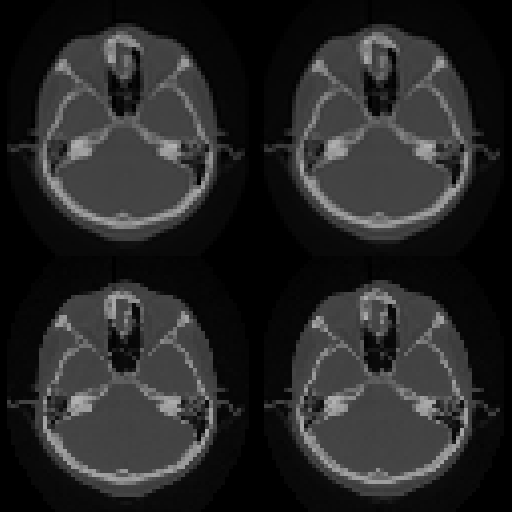

Recreate this plot in Python.
#!/usr/bin/env python

# Test vtkImageResize with border on/off and interpolation on/off in four viewports.

# Factory overrides
import vtkmodules.vtkInteractionStyle  # noqa: F401
import vtkmodules.vtkRenderingFreeType  # noqa: F401
import vtkmodules.vtkRenderingOpenGL2  # noqa: F401

import os

from vtkmodules.vtkIOImage import vtkPNGReader
from vtkmodules.vtkImagingCore import vtkImageResize
from vtkmodules.vtkRenderingCore import (
    vtkImageSlice,
    vtkImageSliceMapper,
    vtkRenderWindow,
    vtkRenderWindowInteractor,
    vtkRenderer,
)

# Read image
reader = vtkPNGReader()
data_dir = os.environ.get("VPE_DATA_DIR", os.path.dirname(os.path.abspath(__file__)))

reader.SetFileName(os.path.join(data_dir, "fullhead15.png"))

color_range = [0, 4095]

# Viewport 0 (lower-left): border off, interpolate off
resize_0 = vtkImageResize()
resize_0.SetInputConnection(reader.GetOutputPort())
resize_0.SetOutputDimensions(64, 64, 1)
resize_0.BorderOff()
resize_0.InterpolateOff()

image_mapper_0 = vtkImageSliceMapper()
image_mapper_0.SetInputConnection(resize_0.GetOutputPort())
image_mapper_0.BorderOn()

image_slice_0 = vtkImageSlice()
image_slice_0.SetMapper(image_mapper_0)
image_slice_0.GetProperty().SetColorWindow(color_range[1] - color_range[0])
image_slice_0.GetProperty().SetColorLevel(0.5 * (color_range[0] + color_range[1]))
image_slice_0.GetProperty().SetInterpolationTypeToNearest()

renderer_0 = vtkRenderer()
renderer_0.AddViewProp(image_slice_0)
renderer_0.SetBackground(0.0, 0.0, 0.0)
renderer_0.SetViewport(0.0, 0.0, 0.5, 0.5)

# Viewport 1 (lower-right): border on, interpolate off
resize_1 = vtkImageResize()
resize_1.SetInputConnection(reader.GetOutputPort())
resize_1.SetOutputDimensions(64, 64, 1)
resize_1.BorderOn()
resize_1.InterpolateOff()

image_mapper_1 = vtkImageSliceMapper()
image_mapper_1.SetInputConnection(resize_1.GetOutputPort())
image_mapper_1.BorderOn()

image_slice_1 = vtkImageSlice()
image_slice_1.SetMapper(image_mapper_1)
image_slice_1.GetProperty().SetColorWindow(color_range[1] - color_range[0])
image_slice_1.GetProperty().SetColorLevel(0.5 * (color_range[0] + color_range[1]))
image_slice_1.GetProperty().SetInterpolationTypeToNearest()

renderer_1 = vtkRenderer()
renderer_1.AddViewProp(image_slice_1)
renderer_1.SetBackground(0.0, 0.0, 0.0)
renderer_1.SetViewport(0.5, 0.0, 1.0, 0.5)

# Viewport 2 (upper-left): border off, interpolate on
resize_2 = vtkImageResize()
resize_2.SetInputConnection(reader.GetOutputPort())
resize_2.SetOutputDimensions(64, 64, 1)
resize_2.BorderOff()
resize_2.InterpolateOn()

image_mapper_2 = vtkImageSliceMapper()
image_mapper_2.SetInputConnection(resize_2.GetOutputPort())
image_mapper_2.BorderOn()

image_slice_2 = vtkImageSlice()
image_slice_2.SetMapper(image_mapper_2)
image_slice_2.GetProperty().SetColorWindow(color_range[1] - color_range[0])
image_slice_2.GetProperty().SetColorLevel(0.5 * (color_range[0] + color_range[1]))
image_slice_2.GetProperty().SetInterpolationTypeToNearest()

renderer_2 = vtkRenderer()
renderer_2.AddViewProp(image_slice_2)
renderer_2.SetBackground(0.0, 0.0, 0.0)
renderer_2.SetViewport(0.0, 0.5, 0.5, 1.0)

# Viewport 3 (upper-right): border on, interpolate on
resize_3 = vtkImageResize()
resize_3.SetInputConnection(reader.GetOutputPort())
resize_3.SetOutputDimensions(64, 64, 1)
resize_3.BorderOn()
resize_3.InterpolateOn()

image_mapper_3 = vtkImageSliceMapper()
image_mapper_3.SetInputConnection(resize_3.GetOutputPort())
image_mapper_3.BorderOn()

image_slice_3 = vtkImageSlice()
image_slice_3.SetMapper(image_mapper_3)
image_slice_3.GetProperty().SetColorWindow(color_range[1] - color_range[0])
image_slice_3.GetProperty().SetColorLevel(0.5 * (color_range[0] + color_range[1]))
image_slice_3.GetProperty().SetInterpolationTypeToNearest()

renderer_3 = vtkRenderer()
renderer_3.AddViewProp(image_slice_3)
renderer_3.SetBackground(0.0, 0.0, 0.0)
renderer_3.SetViewport(0.5, 0.5, 1.0, 1.0)

# Window
render_window = vtkRenderWindow()
render_window.AddRenderer(renderer_0)
render_window.AddRenderer(renderer_1)
render_window.AddRenderer(renderer_2)
render_window.AddRenderer(renderer_3)
render_window.SetSize(512, 512)
render_window.SetWindowName("image resize imaging")

# Scene
bounds_0 = image_mapper_0.GetBounds()
point_0 = [0.5 * (bounds_0[0] + bounds_0[1]), 0.5 * (bounds_0[2] + bounds_0[3]), 0.5 * (bounds_0[4] + bounds_0[5])]
camera_0 = renderer_0.GetActiveCamera()
camera_0.SetFocalPoint(point_0)
point_0[image_mapper_0.GetOrientation()] += 500.0
camera_0.SetPosition(point_0)
camera_0.SetViewUp(0.0, 1.0, 0.0)
camera_0.ParallelProjectionOn()
camera_0.SetParallelScale(128)

bounds_1 = image_mapper_1.GetBounds()
point_1 = [0.5 * (bounds_1[0] + bounds_1[1]), 0.5 * (bounds_1[2] + bounds_1[3]), 0.5 * (bounds_1[4] + bounds_1[5])]
camera_1 = renderer_1.GetActiveCamera()
camera_1.SetFocalPoint(point_1)
point_1[image_mapper_1.GetOrientation()] += 500.0
camera_1.SetPosition(point_1)
camera_1.SetViewUp(0.0, 1.0, 0.0)
camera_1.ParallelProjectionOn()
camera_1.SetParallelScale(128)

bounds_2 = image_mapper_2.GetBounds()
point_2 = [0.5 * (bounds_2[0] + bounds_2[1]), 0.5 * (bounds_2[2] + bounds_2[3]), 0.5 * (bounds_2[4] + bounds_2[5])]
camera_2 = renderer_2.GetActiveCamera()
camera_2.SetFocalPoint(point_2)
point_2[image_mapper_2.GetOrientation()] += 500.0
camera_2.SetPosition(point_2)
camera_2.SetViewUp(0.0, 1.0, 0.0)
camera_2.ParallelProjectionOn()
camera_2.SetParallelScale(128)

bounds_3 = image_mapper_3.GetBounds()
point_3 = [0.5 * (bounds_3[0] + bounds_3[1]), 0.5 * (bounds_3[2] + bounds_3[3]), 0.5 * (bounds_3[4] + bounds_3[5])]
camera_3 = renderer_3.GetActiveCamera()
camera_3.SetFocalPoint(point_3)
point_3[image_mapper_3.GetOrientation()] += 500.0
camera_3.SetPosition(point_3)
camera_3.SetViewUp(0.0, 1.0, 0.0)
camera_3.ParallelProjectionOn()
camera_3.SetParallelScale(128)

# Interactor
interactor = vtkRenderWindowInteractor()
interactor.SetRenderWindow(render_window)

interactor.Initialize()
interactor.Start()
